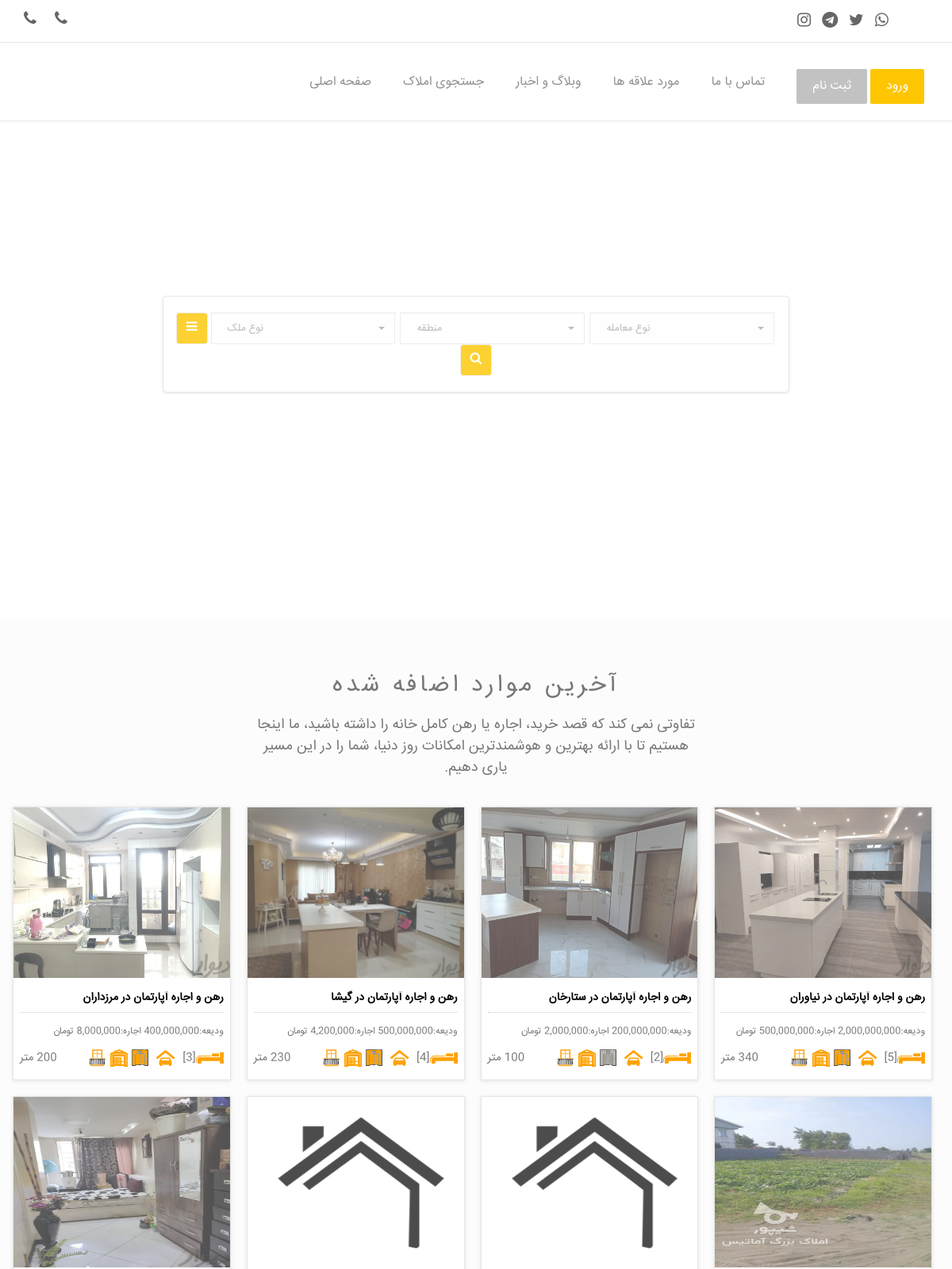
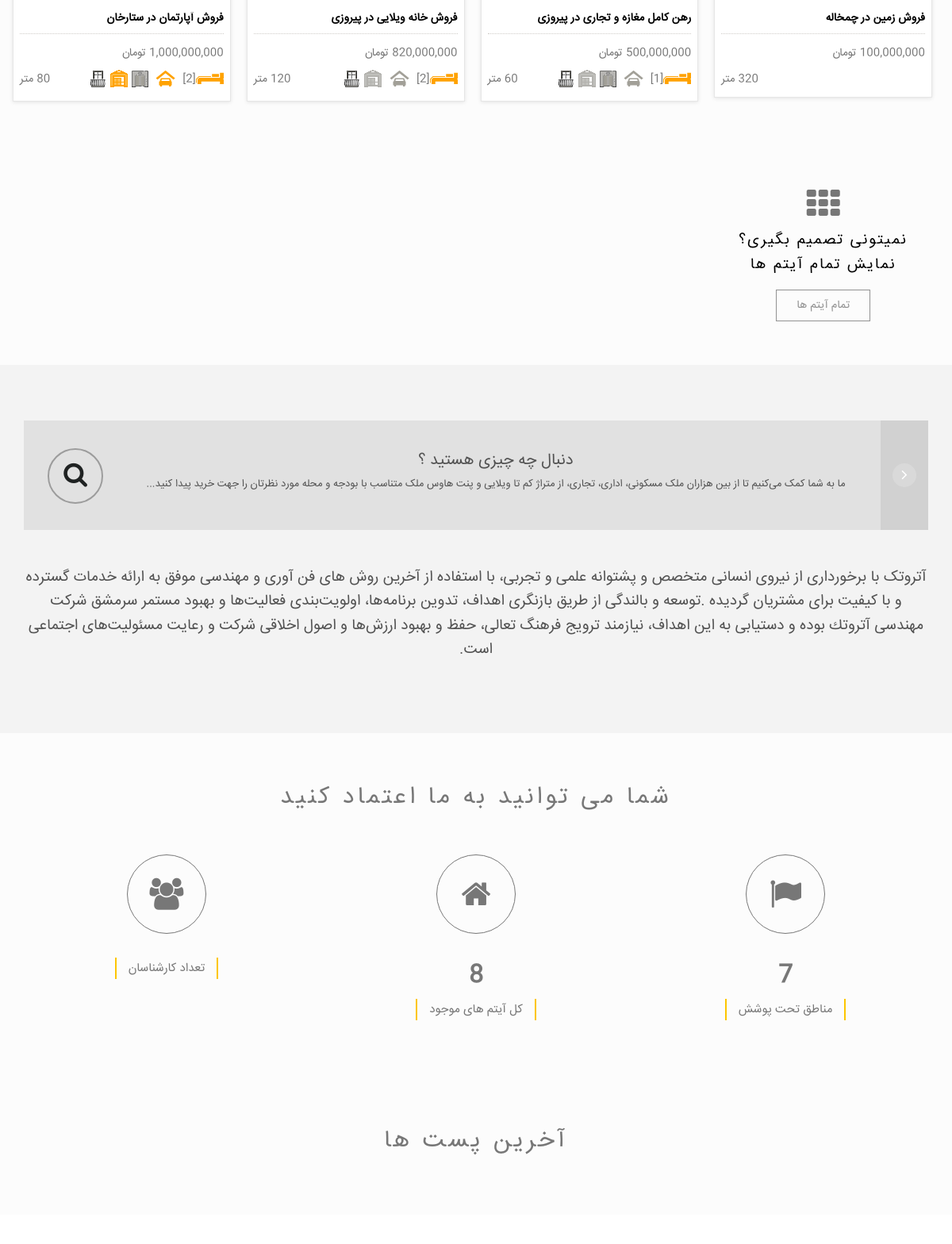
The page / (upper part) on the database its author committed (2 pictures, top to bottom).
### app/models.py (models this page shows, shortened)
class Item(models.Model):
    available = models.BooleanField(default=True, verbose_name = "موجود" )
    CHOICES1 = ( ('رهن و اجاره','رهن و اجاره'), ('رهن کامل','رهن کامل'), ('فروش','فروش'), ('پیش فروش','پیش فروش') )
    buy_status = models.CharField(max_length=30,choices=CHOICES1,verbose_name = "نوع معامله")
    CHOICES2 = ( ('آپارتمان','آپارتمان'), ('خانه ویلایی','خانه ویلایی'), ('زمین','زمین'), ('مغازه و تجاری','مغازه و تجاری'), ('دفتر کار اداری','دفتر کار اداری'), ('کلنگی','کلنگی'), ('ویلا','ویلا'), ('باغ','باغ') )
    estate_status = models.CharField(max_length=30,choices=CHOICES2,verbose_name = "نوع ملک")
    area_size = models.IntegerField(null=True,blank=True, verbose_name = "متراژ (متر)")
    room_qty = models.IntegerField(null=True,blank=True, verbose_name = "تعداد اتاق")
    building_age = models.IntegerField(null=True,blank=True, verbose_name = "سن بنا (سال)")
    parking = models.BooleanField(default=False, verbose_name = "پارکینگ" )
    storage_room = models.BooleanField(default=False, verbose_name = "انباری" )
    elevator = models.BooleanField(default=False, verbose_name = "آسانسور" )
    balcony = models.BooleanField(default=False, verbose_name = "بالکن" )
    deposit = models.IntegerField(null=True,blank=True, default='0', verbose_name = "ودیعه (تومان)")
    rent = models.IntegerField(null=True,blank=True, default='0', verbose_name = "اجاره (تومان)")
    price = models.IntegerField(null=True,blank=True, default='0', verbose_name = "قیمت فروش (تومان)")
    area = models.ForeignKey(Area, on_delete=models.CASCADE,verbose_name = "منطقه")
    additional_information = models.TextField(max_length=2000,null=True, blank=True,verbose_name = "اطلاعات تکمیلی")
    date = models.DateField(auto_now_add=True, verbose_name = "تاریخ آگهی")
    image = models.ImageField(upload_to='media', default='media/Default.png', null=True, blank=True, verbose_name = "تصویر")
    video_link = models.URLField(max_length=500, null=True, blank=True, verbose_name = "لینک ویدئو")
    sales_expert = models.ForeignKey(User, null=True,blank=True, on_delete=models.CASCADE,verbose_name = "کارشناس فروش")
    ownership = models.ForeignKey(Ownership, null=True,blank=True, on_delete=models.CASCADE,verbose_name = "مالکیت")
    class Meta:
        verbose_name = "ملک"
        verbose_name_plural = "املاک"
    def __str__(self):
        return str(self.buy_status +" "+ self.estate_status +" در "+ self.area.name )
    def get_absolute_url(self):
        return reverse('app:items_detail',args=[self.id])

class Area(models.Model):
    name = models.CharField(max_length=200, unique=True, verbose_name = "نام")
    class Meta:
        verbose_name = "منطقه"
        verbose_name_plural = "مناطق"
    def __str__(self):
        return str(self.name)

### app/views.py (the view)
# urls.py: path('', views.index, name='home'),
def index(request):
    logo = Setting.get('لوگو', default='django-extra-settings')
    latestpost_list = Post.objects.all().order_by('-post_date')[:3]
    img = models.Slider.objects.all()
    item_img = models.ItemImage.objects.all()
    items = models.Item.objects.filter(available=True).order_by("-date")[:11]
    all_items_count = models.Item.objects.filter(available=True).count()
    all_area_count = models.Area.objects.all().count()
    areas = models.Area.objects.all()
    fav = models.Fav.objects.all()
    context = {'img':img, 'items':items, 'item_img':item_img, 'areas':areas, 'fav':fav, 'latestpost_list':latestpost_list, 'all_items_count':all_items_count, 'all_area_count':all_area_count,'logo':logo}
    context['segment'] = 'index'
    html_template = loader.get_template( 'index.html' )
    return HttpResponse(html_template.render(context, request))

### templates/index.html (shortened to what this page needs)
{% extends "base.html" %}
{% load extra_settings %}
{% load static %}
{% load humanize %}
{% block content %}
<div class="slider-area">
    <div class="slider-content">
        <div class="row">
            <div class="col-lg-8 col-lg-offset-2 col-md-10 col-md-offset-1 col-sm-12">
                <p> {% get_setting 'متن زیر عنوان' default='django-extra-settings' %} </p>
                <div class="search-form wow pulse" data-wow-delay="0.8s">
                    <form action="{% url 'app:search' %}" method="post" class="form-inline">
                        <button class="btn  toggle-btn" type="button"><i class="fa fa-bars"></i></button>
                        <div class="form-group">
                        </div>
                        <div class="form-group">
                        </div>
                        <div class="form-group">
                        </div>
                        <button class="btn search-btn" type="submit"><i class="fa fa-search"></i></button>
                    </form>
                </div>
            </div>
        </div>
    </div>
</div>
<div class="content-area home-area-1 recent-property" style="background-color: #FCFCFC; padding-bottom: 55px;">
    <div class="container">
        <div class="row">
            <div class="col-md-10 col-md-offset-1 col-sm-12 text-center page-title" dir="rtl">
                <h2> آخرین موارد اضافه شده </h2>
                <p> تفاوتی نمی کند که قصد خرید، اجاره یا رهن کامل خانه را داشته باشید، ما اینجا هستیم تا با ارائه بهترین و هوشمندترین امکانات روز دنیا، شما را در این مسیر یاری دهیم. </p>
            </div>
        </div>
        <div class="row">
            <div class="proerty-th">
              {% for Item in items %}
                <div class="col-sm-6 col-md-3 p0">
                  <div class="box-two proerty-item">
                      <div class="item-thumb">
                          <a href="{{ Item.get_absolute_url }}" ><img src="{{ Item.image.url }}"></a>
                      </div>
                      <div class="item-entry overflow" dir="rtl">
                          <h6><a href="{{ Item.get_absolute_url }}"> {{ Item }} </a></h6>
                          <div class="dot-hr"></div>
                          <span class="proerty-price pull-right">
                            {% if Item.buy_status == 'فروش' %}
                             <span class="proerty-price pull-right"> {{ Item.price|floatformat:0|intcomma:False }} تومان </span>
                             {% elif Item.buy_status == 'رهن کامل' %}
                              <span class="proerty-price pull-right"> {{ Item.deposit|floatformat:0|intcomma:False }} تومان </span>
                              {% elif Item.buy_status == 'پیش فروش' %}
                               <span class="proerty-price pull-right"> {{ Item.price|floatformat:0|intcomma:False }} تومان </span>
                            {% elif Item.buy_status == 'رهن و اجاره' %}
                              <small> <span class="proerty-price pull-right"> ودیعه:{{ Item.deposit|floatformat:0|intcomma:False }} اجاره:{{ Item.rent|floatformat:0|intcomma:False }} تومان</span> </small>
                            {% endif %}
                          </span>
                          <div class="property-icon">
                              {% if Item.estate_status == "آپارتمان"  or Item.estate_status == "مغازه و تجاری" or Item.estate_status == "دفتر کار اداری" or Item.estate_status == "خانه ویلایی" or Item.estate_status == "ویلا" %}
                                <img src="{% static 'assets/img/icon/bed-orange.png' %}">[{{ Item.room_qty }}]
                              {% endif %}
                              {% if Item.estate_status == "آپارتمان"  or Item.estate_status == "مغازه و تجاری" or Item.estate_status == "دفتر کار اداری" or Item.estate_status == "خانه ویلایی" or Item.estate_status == "ویلا" %}
                                  {% if Item.parking %}
                                    <img src="{% static 'assets/img/icon/cars-orange.png' %}">
                                  {% else %}
                                    <img src="{% static 'assets/img/icon/cars.png' %}">
                                  {% endif %}
                              {% endif %}
                              {% if Item.estate_status == "آپارتمان"  or Item.estate_status == "مغازه و تجاری" or Item.estate_status == "دفتر کار اداری" %}
                                  {% if Item.elevator %}
                                    <img src="{% static 'assets/img/icon/elevator-orange.png' %}">
                                  {% else %}
                                    <img src="{% static 'assets/img/icon/elevator.png' %}">
                                  {% endif %}
                              {% endif %}
                              {% if Item.estate_status == "آپارتمان"  or Item.estate_status == "مغازه و تجاری" or Item.estate_status == "دفتر کار اداری" or Item.estate_status == "خانه ویلایی" or Item.estate_status == "ویلا" %}
                                  {% if Item.storage_room %}
                                    <img src="{% static 'assets/img/icon/warehouse-orange.png' %}">
                                  {% else %}
                                    <img src="{% static 'assets/img/icon/warehouse.png' %}">
                                  {% endif %}
                              {% endif %}
                              {% if Item.estate_status == "آپارتمان"  or Item.estate_status == "مغازه و تجاری" or Item.estate_status == "دفتر کار اداری" or Item.estate_status == "خانه ویلایی" or Item.estate_status == "ویلا" %}
                                  {% if Item.balcony %}
                                    <img src="{% static 'assets/img/icon/balcony-orange.png' %}">
                                  {% else %}
                                    <img src="{% static 'assets/img/icon/balcony.png' %}">
                                  {% endif %}
                              {% endif %}
                              <span class="pull-left"> {{ Item.area_size }} متر  </span>
                          </div>
                      </div>
                  </div>
                </div>
                {% endfor %}
                <div class="col-sm-6 col-md-3 p0">
                    <div class="box-tree more-proerty text-center">
                        <div class="item-tree-icon">
                            <i class="fa fa-th"></i>
                        </div>
                        <div class="more-entry overflow">
                            <h5><a href="{% url 'app:items' %}" > نمیتونی تصمیم بگیری؟ </a></h5>
                            <h5 class="tree-sub-ttl"><a href="{% url 'app:items' %}" >  نمایش تمام آیتم ها </a> </h5>
                            <button class="btn border-btn more-black" value="All properties" onclick="window.location.replace('{% url 'app:items' %}')" > تمام آیتم ها </button>
                        </div>
                    </div>
                </div>
            </div>
        </div>
    </div>
</div>
<div class="boy-sale-area">
    <div class="container" dir="rtl">
        <div class="row">
            <div class="col-md-12 col-sm-10 col-sm-offset-1 col-md-offset-0 col-xs-12">
              <a href="{% url 'app:items' %}">
                <div class="asks-first">
                    <div class="asks-first-circle">
                        <span class="fa fa-search"></span>
                    </div>
                    <div class="asks-first-info">
                        <h2 class="asks-call"> دنبال چه چیزی هستید ؟ </h2>
                        <p class="asks-call"> ما به شما کمک می‌کنیم تا از بین هزاران ملک مسکونی، اداری، تجاری، از متراژ کم تا ویلایی و پنت هاوس ملک متناسب با بودجه و محله مورد نظرتان را جهت خرید پیدا کنید... </p>
                    </div>
                    <div class="asks-first-arrow">
                        <a href="{% url 'app:items' %}"><span class="fa fa-angle-right"></span></a>
                    </div>
                </div>
              </a>
            </div>
            <div class="col-xs-12">
                <p class="asks-call">
                  آتروتک با برخوردارى از نيروى انسانى متخصص و پشتوانه علمى و تجربى، با استفاده از آخرين روش هاى فن آورى و مهندسى موفق به ارائه خدمات گسترده و با كيفيت براى مشتريان گرديده .توسعه و بالندگی از طریق بازنگری اهداف، تدوین برنامه‌ها، اولویت‌بندی فعالیت‌ها و بهبود مستمر سرمشق شرکت مهندسى آتروتك بوده و دستیابی به این اهداف، نیازمند ترویج فرهنگ تعالی، حفظ و بهبود ارزش‌ها و اصول اخلاقی شركت و رعایت مسئولیت‌های اجتماعی است.
                </p>
            </div>
        </div>
    </div>
</div>
<div class="count-area">
    <div class="container">
        <div class="row">
            <div class="col-md-10 col-md-offset-1 col-sm-12 text-center page-title">
                <h2> شما می توانید به ما اعتماد کنید  </h2>
            </div>
        </div>
        <div class="row">
            <div class="col-md-12 col-xs-12 percent-blocks m-main" data-waypoint-scroll="true">
                <div class="row">
                    <div class="col-sm-4 col-xs-6">
                        <div class="count-item">
                            <div class="count-item-circle">
                                <span class="fa fa-users"></span>
                            </div>
                            <div class="chart">
                                <h5>تعداد کارشناسان</h5>
                            </div>
                        </div>
                    </div>
                    <div class="col-sm-4 col-xs-6">
                        <div class="count-item">
                            <div class="count-item-circle">
                                <span class="fa fa-home"></span>
                            </div>
                            <div class="chart">
                                <h2 class="percent">{{all_items_count}}</h2>
                                <h5>کل آیتم های موجود</h5>
                            </div>
                        </div>
                    </div>
                    <div class="col-sm-4 col-xs-6">
                        <div class="count-item">
                            <div class="count-item-circle">
                                <span class="fa fa-flag"></span>
                            </div>
                            <div class="chart">
                                <h2 class="percent">{{all_area_count}}</h2>
                                <h5>مناطق تحت پوشش</h5>
                            </div>
                        </div>
                    </div>
                </div>
            </div>
        </div>
    </div>
</div>
<div class="testimonial-area recent-property" style="background-color: #FCFCFC; padding-bottom: 15px;">
    <div class="container">
        <div class="row">
            <div class="col-md-10 col-md-offset-1 col-sm-12 text-center page-title">
                <h2> آخرین پست ها </h2>
            </div>
        </div>
        <div class="row">
            <div class="row testimonial">
                <div class="col-md-12">
                </div>
            </div>
        </div>
    </div>
</div>
<div class="content-area recent-property padding-top-40" style="background-color: #FFF;">
</div>
{% endblock content %}

### rows shown on the page
Item: image (picture), buy_status+estate_status+area "رهن و اجاره آپارتمان در مرزداران", room_qty "3", parking True (drawn), elevator True (drawn), storage_room True (drawn), balcony True (drawn)
Item: image (picture), buy_status+estate_status+area "رهن و اجاره آپارتمان در گیشا", deposit "500,000,000", rent "4,200,000", room_qty "4", parking True (drawn), elevator True (drawn), storage_room True (drawn), balcony True (drawn), area_size "230"
Item: image (picture), buy_status+estate_status+area "رهن و اجاره آپارتمان در ستارخان", rent "2,000,000", room_qty "2", parking True (drawn), elevator False (drawn), storage_room True (drawn), balcony True (drawn), area_size "100"
Item: image (picture), buy_status+estate_status+area "رهن و اجاره آپارتمان در نیاوران", room_qty "5", parking True (drawn), elevator True (drawn), storage_room True (drawn), balcony True (drawn)
Item: image (picture), buy_status+estate_status+area "فروش آپارتمان در ستارخان", room_qty "2", parking True (drawn), elevator False (drawn), storage_room True (drawn), balcony False (drawn)
Item: image (placeholder picture), buy_status+estate_status+area "فروش خانه ویلایی در پیروزی", room_qty "2", parking False (drawn), storage_room False (drawn), balcony False (drawn)
Item: image (placeholder picture), buy_status+estate_status+area "رهن کامل مغازه و تجاری در پیروزی", room_qty "1", parking False (drawn), elevator False (drawn), storage_room False (drawn), balcony False (drawn), area_size "60"
Item: image (picture), buy_status+estate_status+area "فروش زمین در چمخاله"

### other values the page prints
{{ all_items_count }} "8"
{{ all_area_count }} "7"
